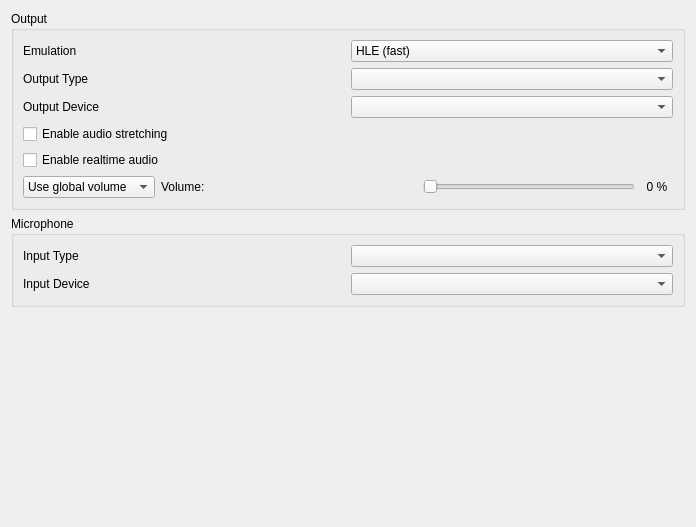
<?xml version="1.0" encoding="UTF-8"?>
<ui version="4.0">
 <class>ConfigureAudio</class>
 <widget class="QWidget" name="ConfigureAudio">
  <property name="geometry">
   <rect>
    <x>0</x>
    <y>0</y>
    <width>696</width>
    <height>527</height>
   </rect>
  </property>
  <layout class="QVBoxLayout">
   <item>
    <widget class="QGroupBox" name="groupBox">
     <property name="title">
      <string>Output</string>
     </property>
     <layout class="QVBoxLayout">
      <item>
      <widget class="QWidget" name="widget_emulation" native="true">
        <layout class="QHBoxLayout" name="horizontalLayout_emulation">
            <property name="leftMargin">
            <number>0</number>
            </property>
            <property name="topMargin">
            <number>0</number>
            </property>
            <property name="rightMargin">
            <number>0</number>
            </property>
            <property name="bottomMargin">
            <number>0</number>
            </property>
            <item>
            <widget class="QLabel" name="label_emulation">
            <property name="text">
            <string>Emulation</string>
            </property>
            </widget>
            </item>
            <item>
            <widget class="QComboBox" name="emulation_combo_box">
            <item>
            <property name="text">
                <string>HLE (fast)</string>
            </property>
            </item>
            <item>
            <property name="text">
                <string>LLE (accurate)</string>
            </property>
            </item>
            <item>
            <property name="text">
                <string>LLE multi-core</string>
            </property>
            </item>
            </widget>
            </item>
        </layout>
       </widget>
      </item>
      <item>
       <layout class="QGridLayout" name="output_layout" columnstretch="1,1">
        <item row="0" column="0">
         <widget class="QLabel" name="output_type_label">
          <property name="text">
           <string>Output Type</string>
          </property>
         </widget>
        </item>
        <item row="0" column="1">
         <widget class="QComboBox" name="output_type_combo_box"/>
        </item>
        <item row="1" column="0">
         <widget class="QLabel" name="output_device_label">
          <property name="text">
           <string>Output Device</string>
          </property>
         </widget>
        </item>
        <item row="1" column="1">
         <widget class="QComboBox" name="output_device_combo_box"/>
        </item>
       </layout>
      </item>
      <item>
       <widget class="QCheckBox" name="toggle_audio_stretching">
        <property name="toolTip">
         <string>&lt;html&gt;&lt;head/&gt;&lt;body&gt;&lt;p&gt;This post-processing effect adjusts audio speed to match emulation speed and helps prevent audio stutter. This however increases audio latency.&lt;/p&gt;&lt;/body&gt;&lt;/html&gt;</string>
        </property>
        <property name="text">
         <string>Enable audio stretching</string>
        </property>
       </widget>
      </item>
      <item>
       <widget class="QCheckBox" name="toggle_realtime_audio">
        <property name="toolTip">
         <string>&lt;html&gt;&lt;head/&gt;&lt;body&gt;&lt;p&gt;Scales audio playback speed to account for drops in emulation framerate. This means that audio will play at full speed even while the application framerate is low. May cause audio desync issues.&lt;/p&gt;&lt;/body&gt;&lt;/html&gt;</string>
        </property>
        <property name="text">
         <string>Enable realtime audio</string>
        </property>
       </widget>
      </item>
      <item>
       <widget class="QWidget" name="volume_layout" native="true">
        <layout class="QHBoxLayout" name="horizontalLayout_2">
         <property name="leftMargin">
          <number>0</number>
         </property>
         <property name="topMargin">
          <number>0</number>
         </property>
         <property name="rightMargin">
          <number>0</number>
         </property>
         <property name="bottomMargin">
          <number>0</number>
         </property>
         <item>
          <widget class="QComboBox" name="volume_combo_box">
           <item>
            <property name="text">
             <string>Use global volume</string>
            </property>
           </item>
           <item>
            <property name="text">
             <string>Set volume:</string>
            </property>
           </item>
          </widget>
         </item>
         <item>
          <widget class="QLabel" name="volume_label">
           <property name="text">
            <string>Volume:</string>
           </property>
          </widget>
         </item>
         <item>
          <spacer name="horizontalSpacer">
           <property name="orientation">
            <enum>Qt::Horizontal</enum>
           </property>
           <property name="sizeHint" stdset="0">
            <size>
             <width>30</width>
             <height>20</height>
            </size>
           </property>
          </spacer>
         </item>
         <item>
          <widget class="QSlider" name="volume_slider">
           <property name="sizePolicy">
            <sizepolicy hsizetype="Expanding" vsizetype="Fixed">
             <horstretch>0</horstretch>
             <verstretch>0</verstretch>
            </sizepolicy>
           </property>
           <property name="maximum">
            <number>100</number>
           </property>
           <property name="pageStep">
            <number>5</number>
           </property>
           <property name="orientation">
            <enum>Qt::Horizontal</enum>
           </property>
          </widget>
         </item>
         <item>
          <widget class="QLabel" name="volume_indicator">
           <property name="minimumSize">
            <size>
             <width>32</width>
             <height>0</height>
            </size>
           </property>
           <property name="text">
            <string>0 %</string>
           </property>
           <property name="alignment">
            <set>Qt::AlignCenter</set>
           </property>
          </widget>
         </item>
        </layout>
       </widget>
      </item>
     </layout>
    </widget>
   </item>
   <item>
    <widget class="QGroupBox" name="input_layout">
     <property name="title">
      <string>Microphone</string>
     </property>
     <layout class="QGridLayout" name="input_inner_layout" columnstretch="1,1">
      <item row="0" column="0">
       <widget class="QLabel" name="input_type_label">
        <property name="text">
         <string>Input Type</string>
        </property>
       </widget>
      </item>
      <item row="0" column="1">
       <widget class="QComboBox" name="input_type_combo_box"/>
      </item>
      <item row="1" column="0">
       <widget class="QLabel" name="input_device_label">
        <property name="text">
         <string>Input Device</string>
        </property>
       </widget>
      </item>
      <item row="1" column="1">
       <widget class="QComboBox" name="input_device_combo_box"/>
      </item>
     </layout>
    </widget>
   </item>
   <item>
    <spacer>
     <property name="orientation">
      <enum>Qt::Vertical</enum>
     </property>
     <property name="sizeHint" stdset="0">
      <size>
       <width>167</width>
       <height>55</height>
      </size>
     </property>
    </spacer>
   </item>
  </layout>
 </widget>
 <tabstops>
  <tabstop>emulation_combo_box</tabstop>
  <tabstop>toggle_audio_stretching</tabstop>
  <tabstop>volume_slider</tabstop>
  <tabstop>output_type_combo_box</tabstop>
  <tabstop>output_device_combo_box</tabstop>
  <tabstop>input_type_combo_box</tabstop>
  <tabstop>input_device_combo_box</tabstop>
 </tabstops>
 <resources/>
 <connections/>
</ui>
